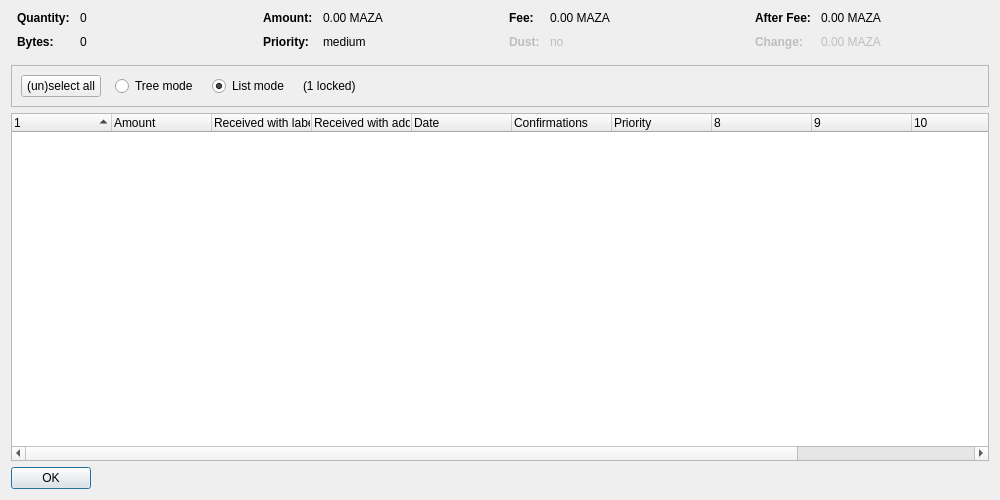
<?xml version="1.0" encoding="UTF-8"?>
<ui version="4.0">
 <class>CoinControlDialog</class>
 <widget class="QDialog" name="CoinControlDialog">
  <property name="geometry">
   <rect>
    <x>0</x>
    <y>0</y>
    <width>1000</width>
    <height>500</height>
   </rect>
  </property>
  <property name="windowTitle">
   <string>Coin Selection</string>
  </property>
  <layout class="QVBoxLayout" name="verticalLayout">
   <item>
    <layout class="QHBoxLayout" name="horizontalLayoutTop" stretch="0,0,0,0">
     <property name="topMargin">
      <number>0</number>
     </property>
     <property name="bottomMargin">
      <number>10</number>
     </property>
     <item>
      <layout class="QFormLayout" name="formLayoutCoinControl1">
       <property name="horizontalSpacing">
        <number>10</number>
       </property>
       <property name="verticalSpacing">
        <number>10</number>
       </property>
       <property name="leftMargin">
        <number>6</number>
       </property>
       <property name="rightMargin">
        <number>6</number>
       </property>
       <item row="0" column="0">
        <widget class="QLabel" name="labelCoinControlQuantityText">
         <property name="font">
          <font>
           <weight>75</weight>
           <bold>true</bold>
          </font>
         </property>
         <property name="text">
          <string>Quantity:</string>
         </property>
        </widget>
       </item>
       <item row="0" column="1">
        <widget class="QLabel" name="labelCoinControlQuantity">
         <property name="cursor">
          <cursorShape>IBeamCursor</cursorShape>
         </property>
         <property name="contextMenuPolicy">
          <enum>Qt::ActionsContextMenu</enum>
         </property>
         <property name="text">
          <string notr="true">0</string>
         </property>
         <property name="textInteractionFlags">
          <set>Qt::LinksAccessibleByMouse|Qt::TextSelectableByKeyboard|Qt::TextSelectableByMouse</set>
         </property>
        </widget>
       </item>
       <item row="1" column="0">
        <widget class="QLabel" name="labelCoinControlBytesText">
         <property name="font">
          <font>
           <weight>75</weight>
           <bold>true</bold>
          </font>
         </property>
         <property name="text">
          <string>Bytes:</string>
         </property>
        </widget>
       </item>
       <item row="1" column="1">
        <widget class="QLabel" name="labelCoinControlBytes">
         <property name="cursor">
          <cursorShape>IBeamCursor</cursorShape>
         </property>
         <property name="contextMenuPolicy">
          <enum>Qt::ActionsContextMenu</enum>
         </property>
         <property name="text">
          <string notr="true">0</string>
         </property>
         <property name="textInteractionFlags">
          <set>Qt::LinksAccessibleByMouse|Qt::TextSelectableByKeyboard|Qt::TextSelectableByMouse</set>
         </property>
        </widget>
       </item>
      </layout>
     </item>
     <item>
      <layout class="QFormLayout" name="formLayoutCoinControl2">
       <property name="horizontalSpacing">
        <number>10</number>
       </property>
       <property name="verticalSpacing">
        <number>10</number>
       </property>
       <property name="leftMargin">
        <number>6</number>
       </property>
       <property name="rightMargin">
        <number>6</number>
       </property>
       <item row="0" column="0">
        <widget class="QLabel" name="labelCoinControlAmountText">
         <property name="font">
          <font>
           <weight>75</weight>
           <bold>true</bold>
          </font>
         </property>
         <property name="text">
          <string>Amount:</string>
         </property>
        </widget>
       </item>
       <item row="0" column="1">
        <widget class="QLabel" name="labelCoinControlAmount">
         <property name="cursor">
          <cursorShape>IBeamCursor</cursorShape>
         </property>
         <property name="contextMenuPolicy">
          <enum>Qt::ActionsContextMenu</enum>
         </property>
         <property name="text">
          <string notr="true">0.00 MAZA</string>
         </property>
         <property name="textInteractionFlags">
          <set>Qt::LinksAccessibleByMouse|Qt::TextSelectableByKeyboard|Qt::TextSelectableByMouse</set>
         </property>
        </widget>
       </item>
       <item row="1" column="0">
        <widget class="QLabel" name="labelCoinControlPriorityText">
         <property name="font">
          <font>
           <weight>75</weight>
           <bold>true</bold>
          </font>
         </property>
         <property name="text">
          <string>Priority:</string>
         </property>
        </widget>
       </item>
       <item row="1" column="1">
        <widget class="QLabel" name="labelCoinControlPriority">
         <property name="cursor">
          <cursorShape>IBeamCursor</cursorShape>
         </property>
         <property name="contextMenuPolicy">
          <enum>Qt::ActionsContextMenu</enum>
         </property>
         <property name="text">
          <string notr="true">medium</string>
         </property>
         <property name="textInteractionFlags">
          <set>Qt::LinksAccessibleByMouse|Qt::TextSelectableByKeyboard|Qt::TextSelectableByMouse</set>
         </property>
        </widget>
       </item>
      </layout>
     </item>
     <item>
      <layout class="QFormLayout" name="formLayoutCoinControl3">
       <property name="horizontalSpacing">
        <number>10</number>
       </property>
       <property name="verticalSpacing">
        <number>10</number>
       </property>
       <property name="leftMargin">
        <number>6</number>
       </property>
       <property name="rightMargin">
        <number>6</number>
       </property>
       <item row="0" column="0">
        <widget class="QLabel" name="labelCoinControlFeeText">
         <property name="font">
          <font>
           <weight>75</weight>
           <bold>true</bold>
          </font>
         </property>
         <property name="text">
          <string>Fee:</string>
         </property>
        </widget>
       </item>
       <item row="0" column="1">
        <widget class="QLabel" name="labelCoinControlFee">
         <property name="cursor">
          <cursorShape>IBeamCursor</cursorShape>
         </property>
         <property name="contextMenuPolicy">
          <enum>Qt::ActionsContextMenu</enum>
         </property>
         <property name="text">
          <string notr="true">0.00 MAZA</string>
         </property>
         <property name="textInteractionFlags">
          <set>Qt::LinksAccessibleByMouse|Qt::TextSelectableByKeyboard|Qt::TextSelectableByMouse</set>
         </property>
        </widget>
       </item>
       <item row="1" column="0">
        <widget class="QLabel" name="labelCoinControlLowOutputText">
         <property name="enabled">
          <bool>false</bool>
         </property>
         <property name="font">
          <font>
           <weight>75</weight>
           <bold>true</bold>
          </font>
         </property>
         <property name="text">
          <string>Dust:</string>
         </property>
        </widget>
       </item>
       <item row="1" column="1">
        <widget class="QLabel" name="labelCoinControlLowOutput">
         <property name="enabled">
          <bool>false</bool>
         </property>
         <property name="cursor">
          <cursorShape>IBeamCursor</cursorShape>
         </property>
         <property name="contextMenuPolicy">
          <enum>Qt::ActionsContextMenu</enum>
         </property>
         <property name="text">
          <string notr="true">no</string>
         </property>
         <property name="textInteractionFlags">
          <set>Qt::LinksAccessibleByMouse|Qt::TextSelectableByKeyboard|Qt::TextSelectableByMouse</set>
         </property>
        </widget>
       </item>
      </layout>
     </item>
     <item>
      <layout class="QFormLayout" name="formLayoutCoinControl4">
       <property name="horizontalSpacing">
        <number>10</number>
       </property>
       <property name="verticalSpacing">
        <number>10</number>
       </property>
       <property name="leftMargin">
        <number>6</number>
       </property>
       <property name="rightMargin">
        <number>6</number>
       </property>
       <item row="0" column="0">
        <widget class="QLabel" name="labelCoinControlAfterFeeText">
         <property name="font">
          <font>
           <weight>75</weight>
           <bold>true</bold>
          </font>
         </property>
         <property name="text">
          <string>After Fee:</string>
         </property>
        </widget>
       </item>
       <item row="0" column="1">
        <widget class="QLabel" name="labelCoinControlAfterFee">
         <property name="cursor">
          <cursorShape>IBeamCursor</cursorShape>
         </property>
         <property name="contextMenuPolicy">
          <enum>Qt::ActionsContextMenu</enum>
         </property>
         <property name="text">
          <string notr="true">0.00 MAZA</string>
         </property>
         <property name="textInteractionFlags">
          <set>Qt::LinksAccessibleByMouse|Qt::TextSelectableByKeyboard|Qt::TextSelectableByMouse</set>
         </property>
        </widget>
       </item>
       <item row="1" column="0">
        <widget class="QLabel" name="labelCoinControlChangeText">
         <property name="enabled">
          <bool>false</bool>
         </property>
         <property name="font">
          <font>
           <weight>75</weight>
           <bold>true</bold>
          </font>
         </property>
         <property name="text">
          <string>Change:</string>
         </property>
        </widget>
       </item>
       <item row="1" column="1">
        <widget class="QLabel" name="labelCoinControlChange">
         <property name="enabled">
          <bool>false</bool>
         </property>
         <property name="cursor">
          <cursorShape>IBeamCursor</cursorShape>
         </property>
         <property name="contextMenuPolicy">
          <enum>Qt::ActionsContextMenu</enum>
         </property>
         <property name="text">
          <string notr="true">0.00 MAZA</string>
         </property>
         <property name="textInteractionFlags">
          <set>Qt::LinksAccessibleByMouse|Qt::TextSelectableByKeyboard|Qt::TextSelectableByMouse</set>
         </property>
        </widget>
       </item>
      </layout>
     </item>
    </layout>
   </item>
   <item>
    <widget class="QFrame" name="frame">
     <property name="minimumSize">
      <size>
       <width>0</width>
       <height>40</height>
      </size>
     </property>
     <property name="frameShape">
      <enum>QFrame::StyledPanel</enum>
     </property>
     <property name="frameShadow">
      <enum>QFrame::Sunken</enum>
     </property>
     <layout class="QHBoxLayout" name="horizontalLayout">
      <item>
       <layout class="QHBoxLayout" name="horizontalLayoutPanel" stretch="0,0,0,0,0">
        <property name="spacing">
         <number>14</number>
        </property>
        <item>
         <widget class="QPushButton" name="pushButtonSelectAll">
          <property name="sizePolicy">
           <sizepolicy hsizetype="Maximum" vsizetype="Fixed">
            <horstretch>0</horstretch>
            <verstretch>0</verstretch>
           </sizepolicy>
          </property>
          <property name="text">
           <string>(un)select all</string>
          </property>
          <property name="autoDefault">
           <bool>false</bool>
          </property>
         </widget>
        </item>
        <item>
         <widget class="QRadioButton" name="radioTreeMode">
          <property name="sizePolicy">
           <sizepolicy hsizetype="Maximum" vsizetype="Fixed">
            <horstretch>0</horstretch>
            <verstretch>0</verstretch>
           </sizepolicy>
          </property>
          <property name="text">
           <string>Tree mode</string>
          </property>
         </widget>
        </item>
        <item>
         <widget class="QRadioButton" name="radioListMode">
          <property name="sizePolicy">
           <sizepolicy hsizetype="Maximum" vsizetype="Fixed">
            <horstretch>0</horstretch>
            <verstretch>0</verstretch>
           </sizepolicy>
          </property>
          <property name="text">
           <string>List mode</string>
          </property>
          <property name="checked">
           <bool>true</bool>
          </property>
         </widget>
        </item>
        <item>
         <widget class="QLabel" name="labelLocked">
          <property name="text">
           <string notr="true">(1 locked)</string>
          </property>
         </widget>
        </item>
        <item>
         <spacer name="horizontalSpacer">
          <property name="orientation">
           <enum>Qt::Horizontal</enum>
          </property>
          <property name="sizeHint" stdset="0">
           <size>
            <width>40</width>
            <height>20</height>
           </size>
          </property>
         </spacer>
        </item>
       </layout>
      </item>
     </layout>
    </widget>
   </item>
   <item>
    <widget class="CoinControlTreeWidget" name="treeWidget">
     <property name="contextMenuPolicy">
      <enum>Qt::CustomContextMenu</enum>
     </property>
     <property name="sortingEnabled">
      <bool>false</bool>
     </property>
     <property name="columnCount">
      <number>12</number>
     </property>
     <attribute name="headerShowSortIndicator" stdset="0">
      <bool>true</bool>
     </attribute>
     <attribute name="headerStretchLastSection">
      <bool>false</bool>
     </attribute>
     <column>
      <property name="text">
       <string/>
      </property>
     </column>
     <column>
      <property name="text">
       <string>Amount</string>
      </property>
     </column>
     <column>
      <property name="text">
       <string>Received with label</string>
      </property>
     </column>
     <column>
      <property name="text">
       <string>Received with address</string>
      </property>
     </column>
     <column>
      <property name="text">
       <string>Date</string>
      </property>
     </column>
     <column>
      <property name="text">
       <string>Confirmations</string>
      </property>
      <property name="toolTip">
       <string>Confirmed</string>
      </property>
     </column>
     <column>
      <property name="text">
       <string>Priority</string>
      </property>
     </column>
     <column>
      <property name="text">
       <string/>
      </property>
     </column>
     <column>
      <property name="text">
       <string/>
      </property>
     </column>
     <column>
      <property name="text">
       <string/>
      </property>
     </column>
     <column>
      <property name="text">
       <string/>
      </property>
     </column>
     <column>
      <property name="text">
       <string/>
      </property>
     </column>
    </widget>
   </item>
   <item>
    <widget class="QDialogButtonBox" name="buttonBox">
     <property name="sizePolicy">
      <sizepolicy hsizetype="Maximum" vsizetype="Fixed">
       <horstretch>0</horstretch>
       <verstretch>0</verstretch>
      </sizepolicy>
     </property>
     <property name="orientation">
      <enum>Qt::Horizontal</enum>
     </property>
     <property name="standardButtons">
      <set>QDialogButtonBox::Ok</set>
     </property>
    </widget>
   </item>
  </layout>
 </widget>
 <customwidgets>
  <customwidget>
   <class>CoinControlTreeWidget</class>
   <extends>QTreeWidget</extends>
   <header>coincontroltreewidget.h</header>
  </customwidget>
 </customwidgets>
 <resources/>
 <connections/>
</ui>
